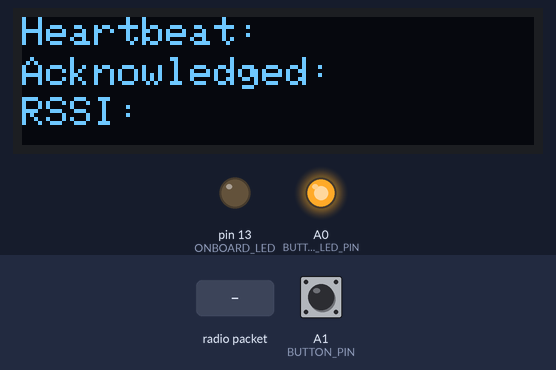
The sketch below on a simulated Teensy 4. On the bench: 128×32 one-colour display, output pins drawn as LEDs (lit = HIGH). The test bench sets the inputs (shaded band); at power-on: A1 (BUTTON_PIN) HIGH. No radio packets arrive unless stated; pins used as bus, display or sensor lines are not drawn; what the sketch prints to the serial monitor is not drawn.

Above: at 2.3 s.
2.4 s: A1 (BUTTON_PIN) pulled LOW for 3.2 s
At 3.6 s:
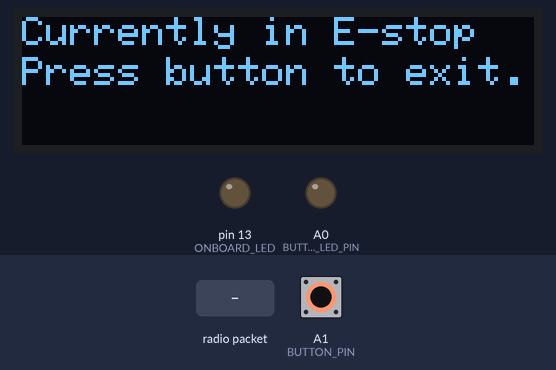
6.2 s: radio packet "1" arrives
At 6.39 s:
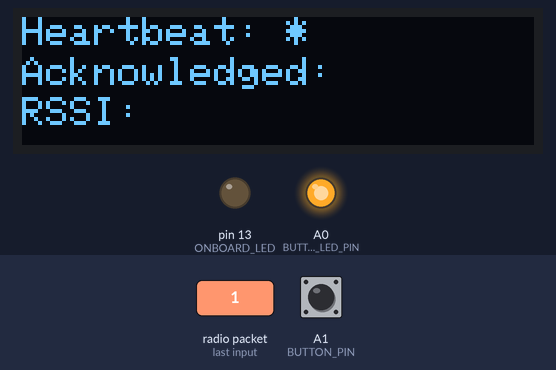
9.2 s: radio packet "0" arrives
At 9.39 s:
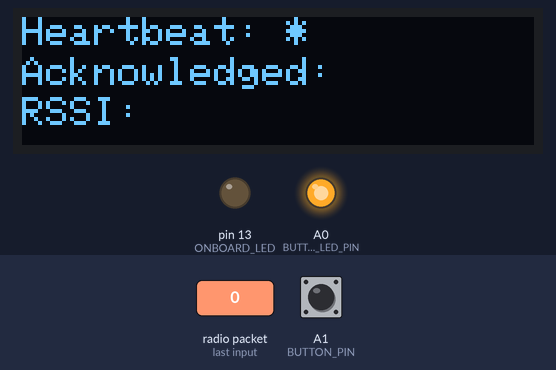
12.2 s: A1 (BUTTON_PIN) pulled LOW for 3.2 s
At 12.6 s:
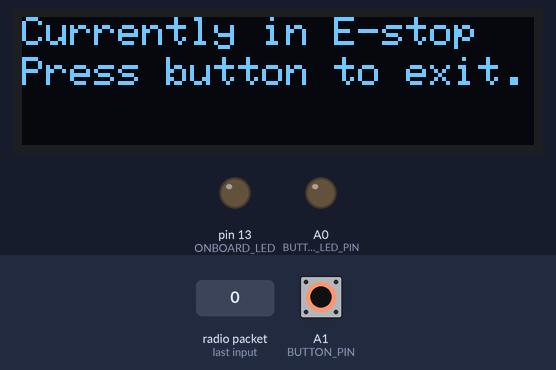
16.0 s: radio packet "2" arrives
At 16.19 s:
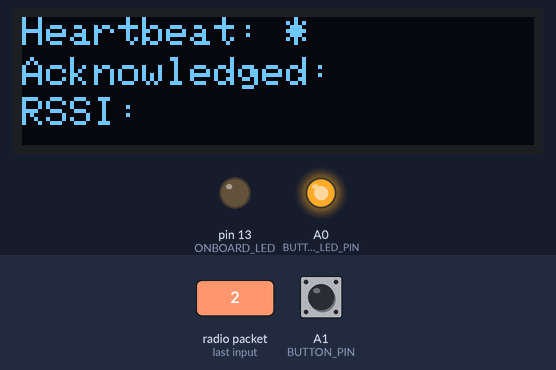
Timing chart, 0 to 18.5 s (numbered marks = the images above; inputs shaded):
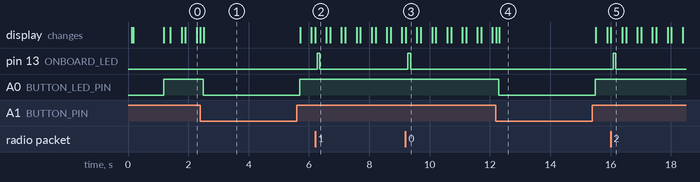

Measured:
- after the input at 2.4 s, A0 (BUTTON_LED_PIN): HIGH → LOW after 0.09 s, → HIGH 3.2 s later; the display: first differs from a run without the input after 0.10 s (image 1)
- after the input at 6.2 s, pin 13 (ONBOARD_LED): LOW → HIGH after 0.08 s, → LOW 0.09 s later
- after the input at 9.2 s, pin 13 (ONBOARD_LED): LOW → HIGH after 0.08 s, → LOW 0.09 s later
- after the input at 12.2 s, A0 (BUTTON_LED_PIN): HIGH → LOW after 0.10 s, → HIGH 3.2 s later; the display: first differs from a run without the input after 0.11 s (image 4)
- after the input at 16.0 s, pin 13 (ONBOARD_LED): LOW → HIGH after 0.09 s, → LOW 0.09 s later

The sketch:

LoRa_HeartBeat_sender_withOLEDStatus.ino
```cpp
/* ----------------------------------------------------------------------------

LoRa_HeartBeat_receiver.ino

Arduino sketch to send heartbeat messages, then receive an acknowledgement
of their receipt. The status is printed to the Serial Monitor and displayed
on a SSD1306 OLED feather

Intended for use with the Feather M0 with LoRa Radio:
  * https://www.adafruit.com/product/3178

Modified from the example code at Adafruit's Tutorial:
  * https://learn.adafruit.com/adafruit-feather-m0-radio-with-lora-radio-module/using-the-rfm-9x-radio

Created: 05/09/19
   - Joshua Vaughan
   - joshua.vaughan@louisiana.edu
   - http://www.ucs.louisiana.edu/~jev9637

 Modified:
   *

---------------------------------------------------------------------------- */

#include <SPI.h>
#include <RH_RF95.h>
#include <Adafruit_GFX.h>
#include <Adafruit_SSD1306.h>

Adafruit_SSD1306 display = Adafruit_SSD1306(128, 32, &Wire);

// OLED FeatherWing buttons map to different pins depending on board:
#if defined(ESP8266)
  #define BUTTON_A  0
  #define BUTTON_B 16
  #define BUTTON_C  2
#elif defined(ESP32)
  #define BUTTON_A 15
  #define BUTTON_B 32
  #define BUTTON_C 14
#elif defined(ARDUINO_STM32_FEATHER)
  #define BUTTON_A PA15
  #define BUTTON_B PC7
  #define BUTTON_C PC5
#elif defined(TEENSYDUINO)
  #define BUTTON_A  4
  #define BUTTON_B  3
  #define BUTTON_C  8
#elif defined(ARDUINO_FEATHER52832)
  #define BUTTON_A 31
  #define BUTTON_B 30
  #define BUTTON_C 27
#else // 32u4, M0, M4, nrf52840 and 328p
  #define BUTTON_A  9
  #define BUTTON_B  6
  #define BUTTON_C  5
#endif


/* for Feather32u4 RFM9x
#define RFM95_CS 8
#define RFM95_RST 4
#define RFM95_INT 7
*/

// for feather m0 RFM9x
#define RFM95_CS 8
#define RFM95_RST 4
#define RFM95_INT 3


/* for shield
#define RFM95_CS 10
#define RFM95_RST 9
#define RFM95_INT 7
*/

/* Feather 32u4 w/wing
#define RFM95_RST     11   // "A"
#define RFM95_CS      10   // "B"
#define RFM95_INT     2    // "SDA" (only SDA/SCL/RX/TX have IRQ!)
*/

/* Feather m0 w/wing
#define RFM95_RST     11   // "A"
#define RFM95_CS      10   // "B"
#define RFM95_INT     6    // "D"
*/

#if defined(ESP8266)
  /* for ESP w/featherwing */
  #define RFM95_CS  2    // "E"
  #define RFM95_RST 16   // "D"
  #define RFM95_INT 15   // "B"

#elif defined(ESP32)
  /* ESP32 feather w/wing */
  #define RFM95_RST     27   // "A"
  #define RFM95_CS      33   // "B"
  #define RFM95_INT     12   //  next to A

#elif defined(NRF52)
  /* nRF52832 feather w/wing */
  #define RFM95_RST     7    // "A"
  #define RFM95_CS      11   // "B"
  #define RFM95_INT     31   // "C"

#elif defined(TEENSYDUINO)
  /* Teensy 3.x w/wing */
  #define RFM95_RST     9    // "A"
  #define RFM95_CS      10   // "B"
  #define RFM95_INT     4    // "C"
#endif


// Change to 434.0 or other frequency, must match RX's freq!
#define RF95_FREQ 915.0

// Singleton instance of the radio driver
RH_RF95 rf95(RFM95_CS, RFM95_INT);

// Define the hardware pins for LED and button and button state variable
#define ONBOARD_LED 13
#define BUTTON_LED_PIN 14  // The pin the LED of the button is connected to
#define BUTTON_PIN 15      // The pin the button of the button
int button_state = 1;      // Holds the state of the button, 1=not pressed

// The desired time to loop on sending (ms)
#define DESIRED_LOOP_TIME 100


void setup() {
    pinMode(ONBOARD_LED, OUTPUT);
    pinMode(BUTTON_LED_PIN, OUTPUT);

    // Define the button to be an input with a pullup
    pinMode(BUTTON_PIN, INPUT_PULLUP);

    pinMode(RFM95_RST, OUTPUT);
    digitalWrite(RFM95_RST, HIGH);

    Serial.begin(115200);

    // Wait for the serial monitor to open
    // Be sure to comment this out in application
    //  while (!Serial) {
    //    delay(1);
    //  }
    delay(100);

    // manual reset
    digitalWrite(RFM95_RST, LOW);
    delay(10);
    digitalWrite(RFM95_RST, HIGH);
    delay(10);

    while (!rf95.init()) {
    Serial.println("LoRa radio init failed");
    while (1);
    }
    Serial.println("LoRa radio init OK!");

    // Defaults after init are 434.0MHz, modulation GFSK_Rb250Fd250, +13dbM
    if (!rf95.setFrequency(RF95_FREQ)) {
    Serial.println("setFrequency failed");
    while (1);
    }
    Serial.print("Set Freq to: "); Serial.println(RF95_FREQ);

    // Defaults after init are 434.0MHz, 13dBm, Bw = 125 kHz, Cr = 4/5, Sf = 128chips/symbol, CRC on

    // The default transmitter power is 13dBm, using PA_BOOST.
    // If you are using RFM95/96/97/98 modules which uses the PA_BOOST transmitter pin, then
    // you can set transmitter powers from 5 to 23 dBm:
    rf95.setTxPower(23, false);

    // Now, finish the set up the OLED
    display.begin(SSD1306_SWITCHCAPVCC, 0x3C); // Address 0x3C for 128x32

    // Clear the display buffer.
    display.clearDisplay();
    display.display();

    // Set up the OLED feather's onboard buttons
    pinMode(BUTTON_A, INPUT_PULLUP);
    pinMode(BUTTON_B, INPUT_PULLUP);
    pinMode(BUTTON_C, INPUT_PULLUP);

    // Set up text display
    display.setTextSize(1);
    display.setTextColor(WHITE);
    display.setCursor(0,0);

    display.println("Display and Radio \nInitialized");
    display.setCursor(0,0);
    display.display(); // actually display all of the above

    delay(1000); // Show that for one second

    // Then, clear the display buffer.
    display.clearDisplay();
    display.display();
}

void loop() {
    const uint8_t HEARTBEAT_MESSAGE[] = "$ULheartbeat";
    const char ACKNOWLEDGE_MESSAGE[] = "$UL_ACK";
    const int ACKNOWLEDGE_MESSAGE_LENGTH = sizeof(ACKNOWLEDGE_MESSAGE) - 1;

    unsigned long start_time;
    unsigned long elapsed_time;

    // Save the time we start the loop
    start_time = millis();

    // Using the pullup means that button_state will be HIGH (1)
    // when the button is *not* pressed
    button_state = digitalRead(BUTTON_PIN);

    if (button_state) {
        // If the button is not pressed, we want the LED on
        digitalWrite(BUTTON_LED_PIN, HIGH);

        // And run the heartbeat functionality
        rf95.send(HEARTBEAT_MESSAGE, sizeof(HEARTBEAT_MESSAGE));
        display.println("Heartbeat: *");

        // Display these headings too, so it seems only the number changes
        display.setCursor(0,10);
        display.println("Acknowledged: ");
        display.setCursor(0,20);
        display.print("RSSI: ");
        display.setCursor(0,0);
        display.display(); // actually display all of the above

        rf95.waitPacketSent();
        digitalWrite(ONBOARD_LED, LOW);
        display.clearDisplay();
        display.println("Heartbeat:  "); // Clear the sending message once sent

        // Display these headings too, so it seems only the number changes
        display.setCursor(0,10);
        display.println("Acknowledged: ");
        display.setCursor(0,20);
        display.print("RSSI: ");
        display.display(); // actually display all of the above
        display.setCursor(0,10);

        // Now, check for the acknowledgement of it
        if (rf95.available()) {
            // Should be a message for us now
            uint8_t buf[RH_RF95_MAX_MESSAGE_LEN];
            uint8_t len = sizeof(buf);

            if (rf95.recv(buf, &len)) {
                // Here, we'll always indicate that we received a message
                // In operation, we probably don't want to always print this out
                digitalWrite(ONBOARD_LED, HIGH);
                RH_RF95::printBuffer("Received: ", buf, len);
                Serial.print("Got: ");
                Serial.println((char*)buf);
                Serial.print("RSSI: ");
                Serial.println(rf95.lastRssi(), DEC);

                // Compare the message received with the ACKNOWLEDGE_MESSAGE expected
                if (strncmp((char*)buf, ACKNOWLEDGE_MESSAGE, ACKNOWLEDGE_MESSAGE_LENGTH) == 0) {
                    Serial.println("Heartbeat acknowledged.");

                    display.println("Acknowledged: :)"); // Clear the sending message once sent
                    display.setCursor(0,20);
                    display.print("RSSI: ");
                    display.println(rf95.lastRssi(), DEC);
                    display.display();
                }
                else {
                    Serial.println("Message was not an acknowledgement.");
                    display.println("Acknowledged: :/"); // Clear the sending message once sent
                    display.setCursor(0,20);
                    display.print("RSSI: ");
                    display.println(rf95.lastRssi(), DEC);
                    display.display();
                }
            }
        }
        else {
            Serial.println("Received nothing.");
            display.println("Acknowledged: :("); // Clear the sending message once sent
            display.setCursor(0,20);
            display.println("RSSI: ");
            display.display();
        }
    }
    else {
        // Otherwise, we want it off and to not send anything
        digitalWrite(BUTTON_LED_PIN, LOW);

        Serial.println("E-stop Pressed.");

        // Display that we are in an E-stop condition
        display.setCursor(0,0);
        display.println("Currently in E-stop");
        display.setCursor(0,10);
        display.println("Press button to exit.");
        display.display(); // actually display all of the above
    }

    elapsed_time = millis() - start_time;

    if (elapsed_time < DESIRED_LOOP_TIME) {
        delay(DESIRED_LOOP_TIME - elapsed_time);
    }

    display.clearDisplay();
    display.setCursor(0,0);
}
```
